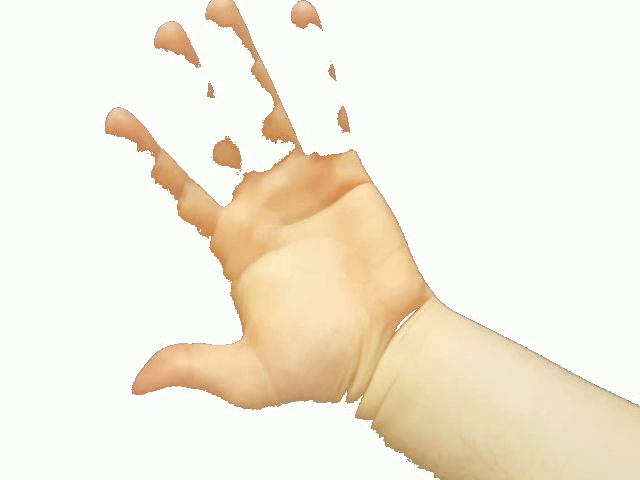
#> input picture frame 30 of video_experiments/output.avi, 640 x 480 px, given in place of 20180318_110247.mp4, which was not available
$ python read_from_camera.py   (older library calls are emulated)
#> lines starting #> are read from the running program, lines starting #| are printed output that depends on the picture; after the words box and inside, x2 and y2 are one past the last pixel; in counts of white or black regions, pixels touching at a corner belong together; pictures that were not available may be replaced by others from this repository, and a replacement may not be noted
### lab01/histograms.py
from __future__ import print_function

import numpy as np
import matplotlib.pyplot as plt


def n_list_generator(value, times):
    return [value]*times


def histogram(img):
    h = n_list_generator(0, 256)
    for i in np.arange(0, img.shape[0]):
        for j in np.arange(0, img.shape[1]):
            h[img[i, j]] += 1
    return h


def normalized_histogram(h):

    if type(h) == np.ndarray:
        h = histogram(h)

    pixels = np.sum(h)
    n_hist = np.divide(h, np.float(pixels))

    return n_hist


# [7 lines left out: function print_histogram, not called in this run]


def prior_prob_range(norm_hist, beg, end):
    w = 0.
    for i in np.arange(beg, end):
        w += norm_hist[i]
    return w


def avg_range(norm_hist, beg, end):
    m = 0.
    for i in np.arange(beg, end):
        tmp = i*np.float(norm_hist[i])
        m += tmp
    w = prior_prob_range(norm_hist, beg, end)

    if w == 0:
        return 0

    m = m/w
    return m


# [10 lines left out: function var_range_hist, not called in this run]


def inter_class_variance(norm_hist, th):
    w1 = prior_prob_range(norm_hist, 0, th+1)
    w2 = prior_prob_range(norm_hist, th+1, 256)
    mou1 = avg_range(norm_hist, 0, th+1)
    mou2 = avg_range(norm_hist, th+1, 256)
    return w1*w2*np.power((mou1-mou2), 2)


def find_threshold(norm_hist):
    best_number = 0
    best_value = 0.
    x = []
    for i in np.arange(0, 256):
        var = inter_class_variance(norm_hist, i)
        x.append(var)
        if var > best_value:
            best_value = var
            best_number = i
    print(x)
    return best_number


def otsu(image):
    thresholds = []
    if image.ndim == 3:
        for i in np.arange(0, image.shape[2]):
            h = histogram(image[:, :, i])
            h = normalized_histogram(h)
            thresholds.append(find_threshold(h))
    elif image.ndim == 2:
        h = histogram(image)
        h = normalized_histogram(h)
        thresholds.append(find_threshold(h))
    return thresholds

### lab01/linears.py
from __future__ import print_function
import numpy as np
import cv2


# [4 lines left out: function get_channels, not called in this run]


def resize(img):
    return np.expand_dims(img, 2)


# [118 lines left out: functions saturate, negative, fast_negative, linear_blend, fast_linear_blend, contrast_stretching, not called in this run]


def apply_threshold(img, threshold):

    direc = np.zeros(img.shape, dtype=np.uint8)
    inver = np.zeros(img.shape, dtype=np.uint8)

    for i in np.arange(0, img.shape[0]):
        for j in np.arange(0, img.shape[1]):
            if img[i, j] < threshold:
                direc[i, j] = 0
                inver[i, j] = 255
            else:
                direc[i, j] = 255
                inver[i, j] = 0

    return direc, inver


def apply_mask_on_colored_image(img, mask):

    wback = np.zeros(img.shape, dtype=img.dtype)
    bback = np.zeros(img.shape, dtype=img.dtype)

    for i in np.arange(0, img.shape[0]):
        for j in np.arange(0, img.shape[1]):
            for k in np.arange(0, 3):
                if mask[i, j] == 0:
                    wback[i, j, k] = img[i, j, k]
                    bback[i, j, k] = img[i, j, k]
                else:
                    wback[i, j, k] = 255
                    bback[i, j, k] = 0
    return wback, bback

### video_experiments/read_from_camera.py
from __future__ import print_function
from lab01.histograms import otsu
from lab01.linears import apply_threshold,apply_mask_on_colored_image
import numpy as np
import cv2
import time


#actuallly it takes too much time
#I'm going to add an equal function that uses only opencv lib
def read_video_from_file():
    import numpy as np
    import cv2

    cap = cv2.VideoCapture('20180318_110247.mp4')
    fourcc = cv2.VideoWriter_fourcc(*'XVID')
    out = cv2.VideoWriter('output.avi', fourcc, 20.0, (640, 480))
    while (cap.isOpened()):
        ret, frame = cap.read()
#> frame is the input picture: shape (480, 640, 3); mean B, G, R 222.4, 237.4, 244.9
        if not ret:
            break

        gray = cv2.cvtColor(frame, cv2.COLOR_BGR2GRAY)
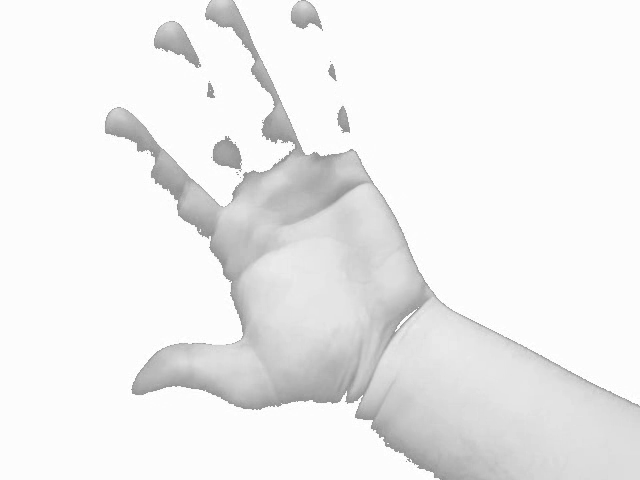
#> gray: shape (480, 640); min 136, max 255, mean 237.9
        gray = cv2.resize(gray, (640, 480))
        th = otsu(gray)
#> in otsu, `h = histogram(image)`: h = 256 values, max 204695 at index 252, min 0 at index 0, mean 1200
#> in normalized_histogram, `pixels = np.sum(h)`: pixels = 307200
#> in normalized_histogram, `n_hist = np.divide(h, np.float(pixels))`: n_hist = 256 values, max 0.666 at index 252, min 0 at index 0, mean 0.00391
#> in otsu, `h = normalized_histogram(h)`: h has the same summary as n_hist in normalized_histogram
#> the loop in find_threshold, `for i in np.arange(0, 256):` made 256 passes
#> (var, best_value) on passes 137 to 148: (0.101, 0.101), (0.135, 0.135), (0.362, 0.362), (0.648, 0.648), (0.742, 0.742), (1.29, 1.29), (1.92, 1.92), (3.39, 3.39), (6.11, 6.11), (10.42, 10.42), (16.24, 16.24), (17.4, 17.4)
#> var on passes 1 to 6: 0, 0, 0, 0, 0, 0
#> after the loop in find_threshold, `for i in np.arange(0, 256):`: best_number = 223; best_value = 503.6; x = 256 values, max 503.6 at index 223, min 0 at index 0, mean 151.5
#> (printed output is left out)
#> th = [223]
        dire, inv = apply_threshold(gray, th)
#> after the loop in apply_threshold, `for i in np.arange(0, img.shape[0]):`:
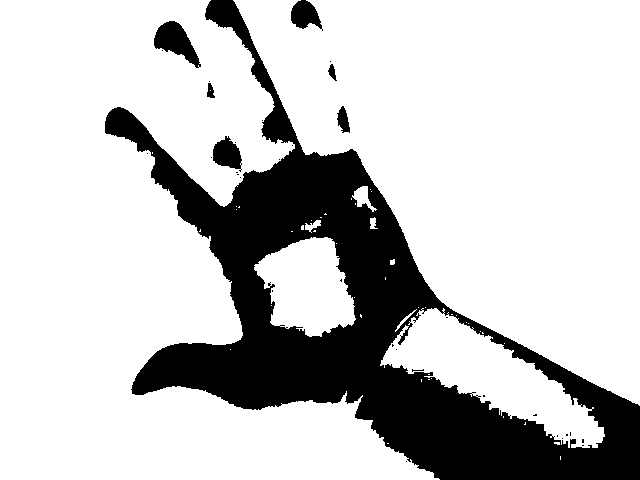
#> direc: shape (480, 640); 77.6% white; 34 black regions (27 under 20 px), largest, box (x1, y1, x2, y2) and area: (105, 0, 640, 480) 66077, (154, 21, 201, 68) 1079, (213, 136, 242, 172) 664
        w, b = apply_mask_on_colored_image(cv2.resize(frame, (640, 480)), inv)
#> after the loop in apply_mask_on_colored_image, `for i in np.arange(0, img.shape[0]):`:
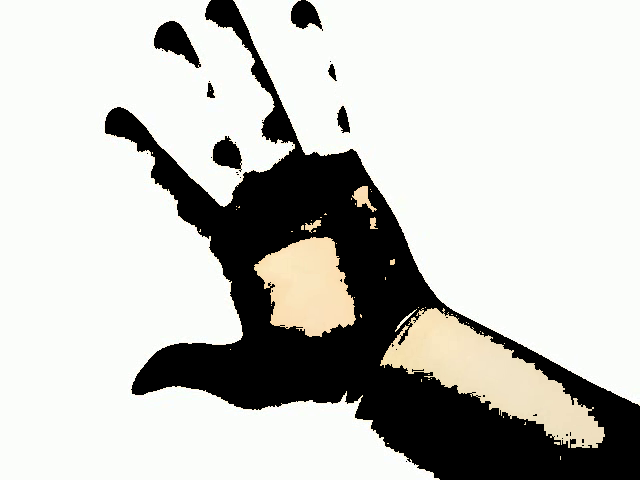
#> bback: shape (480, 640, 3); mean of channels 0, 1, 2 189.9, 194.5, 194.4; drawn as B, G, R
#> after the loop in apply_mask_on_colored_image, `for i in np.arange(0, img.shape[0]):`:
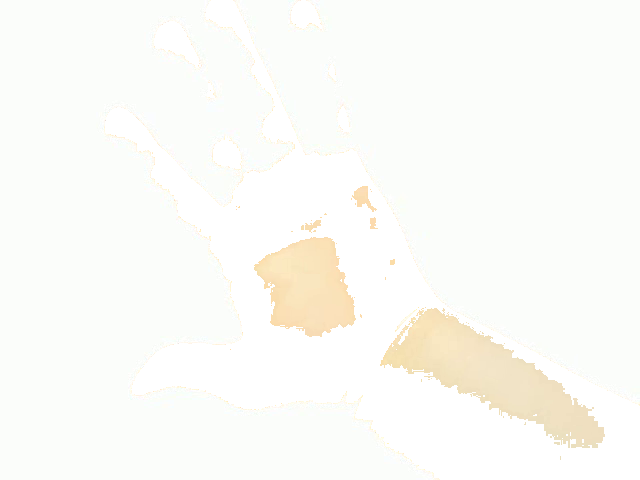
#> wback: shape (480, 640, 3); mean of channels 0, 1, 2 247.1, 251.7, 251.6; drawn as B, G, R
        #cv2.imshow('frame', w)
        out.write(w)
        #time.sleep(0.5)
        if cv2.waitKey(1) & 0xFF == ord('q'):
#> (key q is pressed here)
            break

    cap.release()
    out.release()
    cv2.destroyAllWindows()


def read_video_from_camera():
    cap = cv2.VideoCapture(0)

    # Define the codec and create VideoWriter object
    fourcc = cv2.VideoWriter_fourcc(*'XVID')
    out = cv2.VideoWriter('output.avi', fourcc, 20.0, (640, 480))

    while (cap.isOpened()):
        ret, frame = cap.read()
        if ret == True:
            # frame = cv2.flip(frame,0)

            # write the flipped frame
            out.write(frame)

            cv2.imshow('frame', frame)
            if cv2.waitKey(1) & 0xFF == ord('q'):
                break
        else:
            break

    # Release everything if job is finished
    cap.release()
    out.release()
    cv2.destroyAllWindows()


if __name__ == '__main__':
    read_video_from_file()

$ run again, starting later in the video
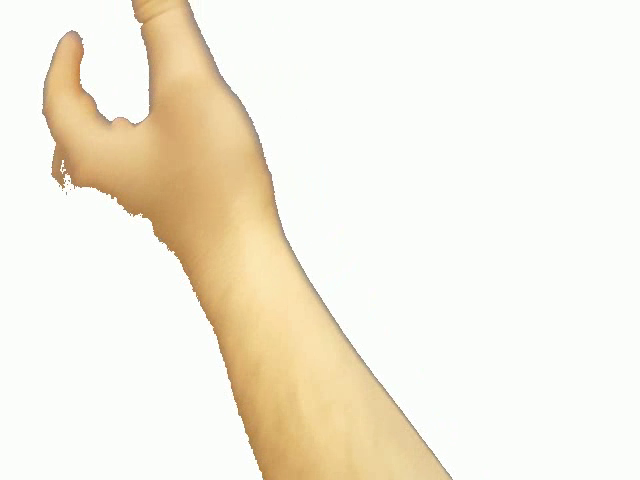
#> input picture frame 138 of video_experiments/output.avi, 640 x 480 px, given in place of 20180318_110247.mp4, which was not available
#> in read_video_from_file, frame is the input picture: shape (480, 640, 3); mean B, G, R 224.2, 238.9, 244.8
#> in otsu, `h = histogram(image)`: h = 256 values, max 229880 at index 252, min 0 at index 0, mean 1200
#> pixels = 307200
#> n_hist = 256 values, max 0.748 at index 252, min 0 at index 0, mean 0.00391
#> in otsu, `h = normalized_histogram(h)`: h has the same summary as n_hist in normalized_histogram
#> the loop in find_threshold, `for i in np.arange(0, 256):` made 256 passes
#> (var, best_value) on passes 126, 128, 129, 130, 131, 132, 133, 134: (0.0422, 0.0422), (0.246, 0.246), (0.406, 0.406), (0.957, 0.957), (1.69, 1.69), (2.94, 2.94), (4.84, 4.84), (5.06, 5.06)
#> after the loop in find_threshold, `for i in np.arange(0, 256):`: best_number = 220; best_value = 600.9; x = 256 values, max 600.9 at index 220, min 0 at index 0, mean 189.9
#> (printed output is left out)
#> th = [220]
#> after the loop in apply_threshold, `for i in np.arange(0, img.shape[0]):`:
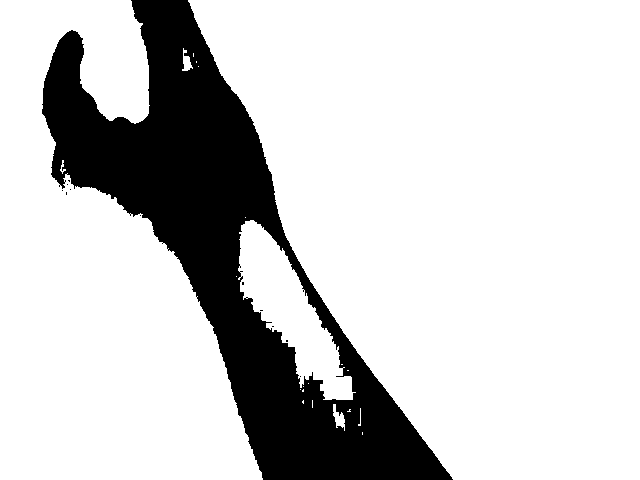
#> direc: shape (480, 640); 80.4% white; 12 black regions (11 under 20 px), largest, box (x1, y1, x2, y2) and area: (42, 0, 453, 480) 60198
#> after the loop in apply_mask_on_colored_image, `for i in np.arange(0, img.shape[0]):`:
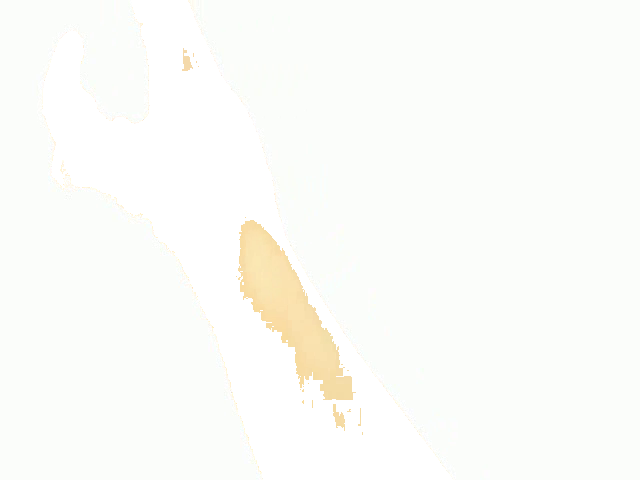
#> wback: shape (480, 640, 3); mean of channels 0, 1, 2 248.7, 252.5, 251.7; drawn as B, G, R

$ run again, starting later in the video
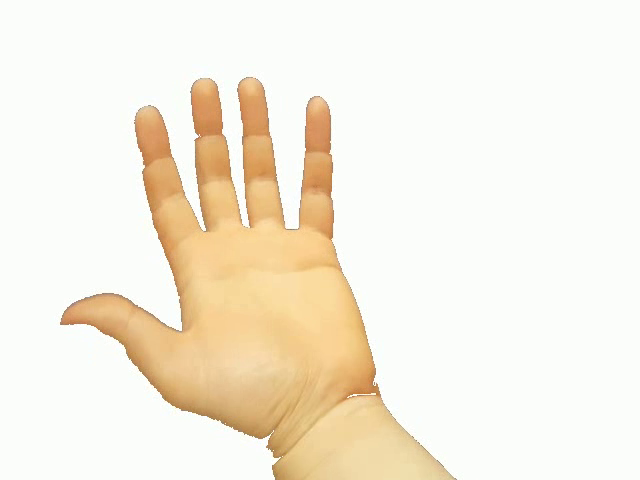
#> input picture frame 245 of video_experiments/output.avi, 640 x 480 px, given in place of 20180318_110247.mp4, which was not available
#> in read_video_from_file, frame is the input picture: shape (480, 640, 3); mean B, G, R 223.5, 238.7, 246.3
#> in otsu, `h = histogram(image)`: h = 256 values, max 228224 at index 252, min 0 at index 0, mean 1200
#> pixels = 307200
#> n_hist = 256 values, max 0.743 at index 252, min 0 at index 0, mean 0.00391
#> in otsu, `h = normalized_histogram(h)`: h has the same summary as n_hist in normalized_histogram
#> the loop in find_threshold, `for i in np.arange(0, 256):` made 256 passes
#> (var, best_value) on passes 123, 124, 125, 126, 128, 129, 130, 131: (0.0447, 0.0447), (0.0887, 0.0887), (0.132, 0.132), (0.174, 0.174), (0.338, 0.338), (0.66, 0.66), (1.09, 1.09), (1.91, 1.91)
#> after the loop in find_threshold, `for i in np.arange(0, 256):`: best_number = 223; best_value = 569.4; x = 256 values, max 569.4 at index 223, min 0 at index 0, mean 178.9
#> (printed output is left out)
#> th = [223]
#> after the loop in apply_threshold, `for i in np.arange(0, img.shape[0]):`:
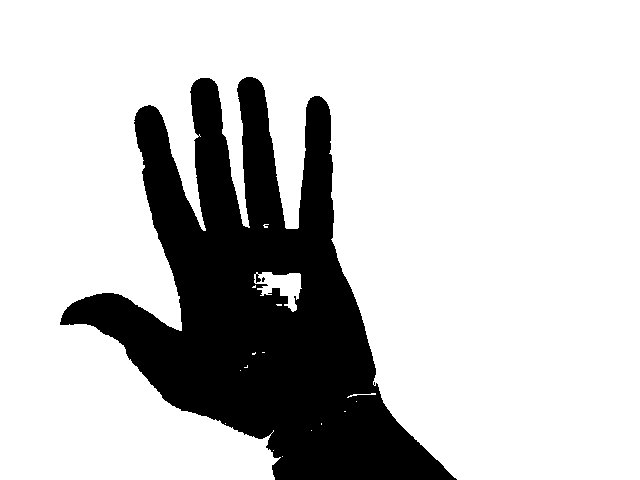
#> direc: shape (480, 640); 78.1% white; 2 black regions (1 under 20 px), largest, box (x1, y1, x2, y2) and area: (60, 77, 457, 480) 67419
#> after the loop in apply_mask_on_colored_image, `for i in np.arange(0, img.shape[0]):`:
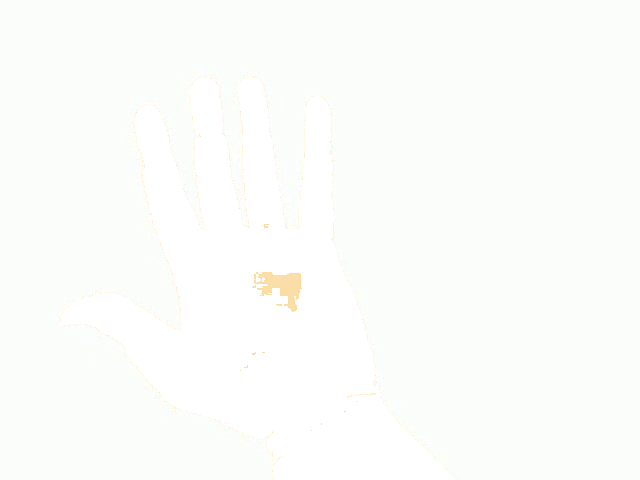
#> wback: shape (480, 640, 3); mean of channels 0, 1, 2 250.7, 253.3, 251.9; drawn as B, G, R
